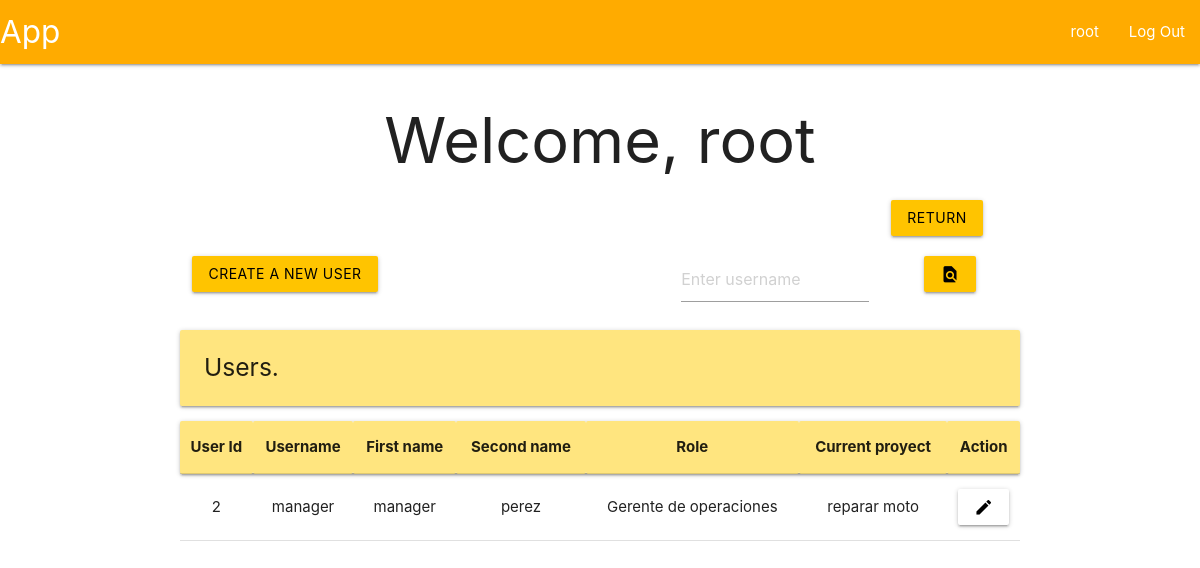
Page /root/users (signed in) on the committed database.
### tables this page shows
CREATE TABLE user (
    id INTEGER PRIMARY KEY AUTOINCREMENT,
    username TEXT UNIQUE NOT NULL,
    firstname TEXT NOT NULL,
    secondname TEXT NOT NULL,
    password TEXT NOT NULL,
    roleId INTEGER,
    proyId INTEGER,
    auth INTEGER,

    FOREIGN KEY (roleId) REFERENCES roles(id),
    FOREIGN KEY (proyId) REFERENCES proyect(id)
);

CREATE TABLE roles (
    id INTEGER PRIMARY KEY AUTOINCREMENT,
    name TEXT NOT NULL UNIQUE
);

CREATE TABLE proyect (
    id INTEGER PRIMARY KEY AUTOINCREMENT,
    description TEXT UNIQUE NOT NULL,
    start DATE NOT NULL,
    end DATE NOT NULL,
    statusId INTEGER,

    FOREIGN KEY (statusId) REFERENCES proyectStatus(id)
);

### app/userView.py (the view, shortened to what this page needs)
@bp.route('/users', methods=('GET', 'POST'))
@root_required
def userView():
    db = get_db()
    flag = False
    if not flag:
        users = db.execute(
            """SELECT
                u.id as id,
                u.username as username,
                u.firstname as firstname,
                u.secondname as secondname,
                r.name as role,
                p.description as proyect,
                u.auth as auth
               FROM user u
               JOIN roles r ON u.roleId = r.id
               LEFT JOIN proyect p ON u.proyId = p.id
               WHERE u.id != 1"""
        ).fetchall()
    areProyects = db.execute(
        """SELECT * FROM proyect"""
    ).fetchall() != []
    return render_template('index/root/userView.html', users=users, areProyects=areProyects)

### app/auth.py (called while the page is built)
@bp.before_app_request
def load_logged_in_user():
    user_id = session.get('user_id')
    if user_id is None:
        g.user = None
    else:
        g.user = get_db().execute(
            "SELECT * FROM user WHERE id = ?",
            (user_id,)
        ).fetchone()

def root_required(view):
    @functools.wraps(view)
    def wrapped_view(**kwargs):
        if g.user is None:
            return redirect(url_for('auth.login'))
        elif g.user['roleId'] != 1:
            return redirect(url_for('user.profile'))
        return view(**kwargs)
    return wrapped_view

### app/db.py (called while the page is built)
def get_db():
    if 'db' not in g:
        g.db = sqlite3.connect(
            current_app.config['DATABASE'],
            detect_types = sqlite3.PARSE_DECLTYPES
        )
        g.db.row_factory = sqlite3.Row
    return g.db

### app/templates/index/root/userView.html (shortened to what this page needs)
{% extends 'base.html' %}
{% block header %}
  <h1>{% block title %}Welcome, {{ g.user['username'] }}{% endblock %}</h1>
{% endblock %}
{% block content %}
<div class="row">
  <form method="POST">
      <div class="col s1 offset-s10">
          <button class="btn amber accent-3 black-text" type="submit" value="return" name="return">Return</button>
      </div>
  </form>
</div>
<div class="row">
  {% if areProyects %}
  <form method="POST">
    <div class="col s3">
      <button class="btn amber accent-3 black-text" type="submit" value="create" name="create">Create a new user</button>
    </div>
  </form>
  <form method="POST">
    <div class="col s3 offset-s4">
      <input placeholder="Enter username" name="find-user" id="username">
    </div>
    <div class="col s2">
      <button class="btn amber accent-3 black-text" type="submit">
        <i class="material-icons">find_in_page</i>
      </button>
    </div>
  </form>
    {% endif %}
</div>
<div class="left-align">
  <h5 class="card-panel amber accent-1">Users.</h5>
</div>
<table class="centered">
  <thead class="card-panel amber accent-1">
    <tr>
      <th>User Id</th>
      <th>Username</th>
      <th>First name</th>
      <th>Second name</th>
      <th>Role</th>
      <th>Current proyect</th>
      <th>Action</th>
    </tr>
  </thead>
  <tbody>
    {% for user in users %}
      <tr>
        <td>{{ user['id'] }}</td>
        <td>{{ user['username']}}</td>
        <td>{{ user['firstname'] }}</td>
        <td>{{ user['secondname'] }}</td>
        <td>{{ user['role'] }}</td>
        <td>{{ user['proyect'] }}</td>
        <td>
          <form method="POST">
            {% if user['auth'] == 0 %}
              {% if areProyects %}
              <button class="btn amber accent-3 black-text" type="submit" name="aprove" value="{{ user['id'] }}">
                <i class="material-icons">done</i>
              </button>
              {% endif %}
            <button class="btn white black-text" type="submit" name="reject" value="{{ user['id'] }}">
              <i class="material-icons">close</i>
            </button>
            {% else %}
            <button class="btn white black-text" type="submit" name="modify-user" value="{{ user['id'] }}">
              <i class="material-icons">edit</i>
            </button>
            {% endif %}
          </form>
        </td>
      </tr>
    {% endfor %}
  </tbody>
</table>
{% endblock %}

### app/templates/base.html (shortened to what this page needs)
<!DOCTYPE html>
<link rel="stylesheet" href="{{ url_for('static', filename='materialize.css') }}">
<link rel="stylesheet" href="{{ url_for('static', filename='style.css') }}">
<nav>
    <div class="nav-wrapper amber accent-4">
      <a href="#" class="brand-logo">App</a>
      <ul class="right hide-n black-text text-black">
        {% if g.user %}
            <li><a href="{{ url_for('user.profile')}}">{{ g.user['username'] }}</span></a>
            <li><a href="{{ url_for('auth.logout') }}">Log Out</a>
        {% else %}
            <li><a href="{{ url_for('auth.register') }}">Register</a>
            <li><a href="{{ url_for('auth.login') }}">Log In</a>
        {% endif %}
      </ul>
    </div>
</nav>
<section class="content container center-align">
    <header>
        {% block header %}{% endblock %}
    </header>
    {% block content %}{% endblock %}
</section>

### rows in the picture
user: user.username "root"
user: id "2", username "manager", firstname "manager", secondname "perez", role "Gerente de operaciones", proyect "reparar moto"
